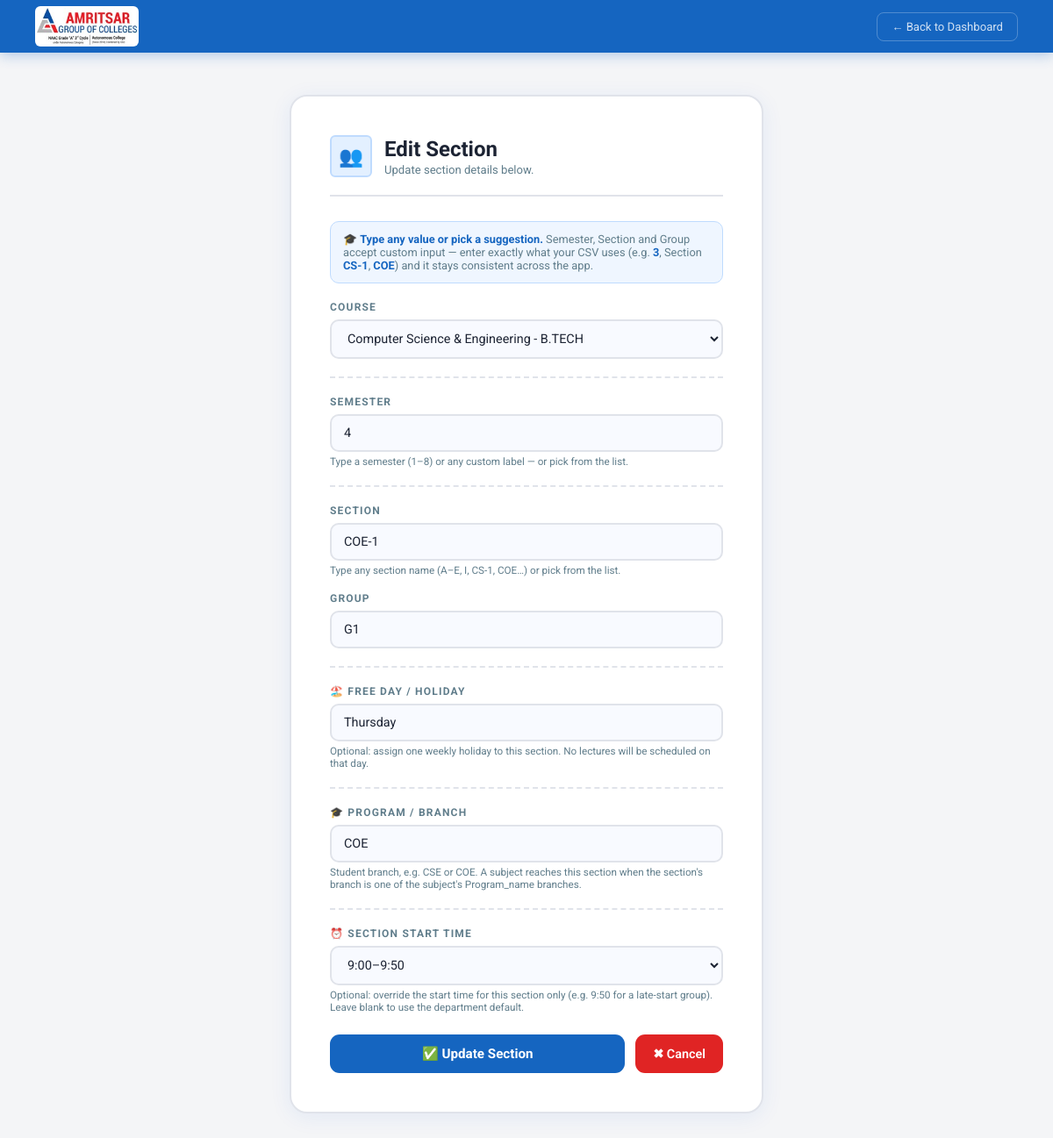
/edit-section/888/ (signed in), run on the app's committed database.
### scheduler/models.py (models this page shows, shortened)
class Section(models.Model):
    YEAR_CHOICES = (
        ('1', 'Semester 1'), ('2', 'Semester 2'), ('3', 'Semester 3'), ('4', 'Semester 4'),
        ('5', 'Semester 5'), ('6', 'Semester 6'), ('7', 'Semester 7'), ('8', 'Semester 8'),
        ('CUSTOM', 'Custom'),
    )
    SECTION_CHOICES = (
        ('A', 'Section A'), ('B', 'Section B'), ('C', 'Section C'),
        ('D', 'Section D'), ('E', 'Section E'), ('CUSTOM', 'Custom Section'),
    )
    GROUP_CHOICES = (('G1', 'Group 1'), ('G2', 'Group 2'), ('G3', 'Group 3'), ('G4', 'Group 4'),)
    course = models.ForeignKey(Course, on_delete=models.CASCADE, related_name='sections')
    year = models.CharField(max_length=10, choices=YEAR_CHOICES)
    custom_year = models.CharField(max_length=50, blank=True, default='')
    section_name = models.CharField(max_length=20, choices=SECTION_CHOICES, default='A')
    custom_section_name = models.CharField(max_length=50, blank=True, default='')
    program = models.CharField(max_length=30, blank=True, default='')
    group = models.CharField(max_length=10, choices=GROUP_CHOICES)
    fixed_room = models.ForeignKey(
        Room, on_delete=models.SET_NULL, null=True, blank=True,
        related_name='fixed_sections',
        help_text='If set, theory lectures always use this room.')
    free_day = models.CharField(
        max_length=10, blank=True, default='',
        choices=[('', 'None')] + DAY_CHOICES,
        help_text='Weekly holiday for this section (e.g. Wednesday). No lectures scheduled on this day.'
    )
    section_start_slot = models.IntegerField(
        null=True, blank=True,
        choices=SLOT_CHOICES,
        help_text='Override start time for this section (leave blank to use department default).'
    )
    class_count = models.IntegerField(
        default=0,
        help_text='Number of students. Used to auto-select a room with sufficient capacity when no fixed room is set.'
    )
    def get_effective_section_name(self):
        if self.section_name == 'CUSTOM' and self.custom_section_name:
            return self.custom_section_name
        if self.section_name == 'CUSTOM':
            return 'Custom'
        return self.section_name
    class Meta:
        unique_together = ('course', 'year', 'section_name', 'group', 'custom_year', 'custom_section_name')

### scheduler/views.py (the view, shortened to what this page needs)
# urls.py: path('edit-section/<int:section_id>/', views.edit_section, name='edit_section'),
def edit_section(request, section_id):
    section = get_object_or_404(Section, id=section_id)
    guard = _dept_guard(request, section)
    if guard: return guard
    form = SectionForm(request.POST or None, instance=section)
    _scope_form_to_dept(request, form)
    return render(request, 'section_form.html', {'form': form, 'title': 'Edit Section', 'icon': '👥', 'edit': True})

### scheduler/accounts.py (called while the page is built, shortened)
def current_role(request):
    return request.session.get('role')

def current_display_name(request):
    return request.session.get('display_name', '')

def current_department_id(request):
    return request.session.get('department_id')

def object_department_id(obj):
    from .models import (Department, DepartmentSettings, Course, Room, Section,
                         Subject, Professor, ProfessorOccupiedTime, RoomOccupiedTime)
    if isinstance(obj, Department):
        return obj.id
    if isinstance(obj, DepartmentSettings):
        return obj.department_id
    if isinstance(obj, Course):
        return obj.department_id
    if isinstance(obj, Room):
        return obj.department_id  # may be None (shared room)
    if isinstance(obj, Section):
        return obj.course.department_id

def can_access_department(request, dept_id):
    role = current_role(request)
    if role == ADMIN:
        return True
    if role == DEPT_ADMIN:
        return dept_id is None or dept_id == current_department_id(request)
    return False

def can_access_object(request, obj):
    from .models import Professor
    return can_access_department(request, object_department_id(obj))

def auth_context(request):
    role = current_role(request)
    dept_name = ''
    dept_id = current_department_id(request)
    if dept_id:
        from .models import Department
        d = Department.objects.filter(id=dept_id).first()
        dept_name = d.name if d else ''
    return {
        'auth_role': role,
        'auth_display_name': current_display_name(request),
        'auth_is_admin': role == ADMIN,
        'auth_is_dept_admin': role == DEPT_ADMIN,
        'auth_is_staff': role in STAFF_ROLES,
        'auth_department_name': dept_name,
    }

### scheduler/forms.py (called while the page is built)
    def set_suggestions(self, suggestions):
        self.suggestions = [s for s in (suggestions or []) if s not in (None, '')]

    def render(self, name, value, attrs=None, renderer=None):
        attrs = dict(attrs or {})
        list_id = attrs.get('list') or f'dl_{name}'
        attrs['list'] = list_id
        attrs.setdefault('autocomplete', 'off')
        field_html = super().render(name, value, attrs, renderer)
        options = format_html_join(
            '', '<option value="{}"></option>',
            ((str(s),) for s in self.suggestions))
        return mark_safe(
            format_html('{}<datalist id="{}">{}</datalist>', field_html, list_id, options))

### scheduler/models.py (called while the page is built)
    def __str__(self):
        return f"{self.department.name} - {self.get_display_name()}"

### template/section_form.html (shortened to what this page needs)
<!DOCTYPE html>
<html lang="en">
<head>
</head>
<body>
<nav>
  <div class="brand">
    <img src="/static/agclogo.jpg" alt="AGC Logo">
  </div>
  <a href="/" class="back">← Back to Dashboard</a>
</nav>
<main>
  <div class="form-card">
    <div class="form-top">
      <div class="form-icon">👥</div>
      <div>
        <h1>{% if edit %}Edit Section{% else %}Add Section / Group{% endif %}</h1>
        <p>{% if edit %}Update section details below.{% else %}Add a new section/group with optional custom names.{% endif %}</p>
      </div>
    </div>
    <div class="info-box">
      🎓 <strong>Type any value or pick a suggestion.</strong> Semester, Section and Group
      accept custom input — enter exactly what your CSV uses (e.g. <strong>3</strong>,
      Section <strong>CS-1</strong>, <strong>COE</strong>) and it stays consistent across the app.
    </div>
    <form method="post">
      <div class="field">
        <label>Course</label>
        {{ form.course }}
      </div>
      <hr class="section-divider">
      <div class="field">
        <label>Semester</label>
        {{ form.year }}{{ form.custom_year }}
        <div class="help">Type a semester (1–8) or any custom label — or pick from the list.</div>
      </div>
      <hr class="section-divider">
      <div class="field">
        <label>Section</label>
        {{ form.section_name }}{{ form.custom_section_name }}
        <div class="help">Type any section name (A–E, I, CS-1, COE…) or pick from the list.</div>
      </div>
      <div class="field">
        <label>Group</label>
        {% if edit %}
          {{ form.group }}
        {% endif %}
      </div>
      <hr class="section-divider">
      <div class="field">
        <label>🏖️ Free Day / Holiday</label>
        {{ form.free_day }}
        <div class="help">Optional: assign one weekly holiday to this section. No lectures will be scheduled on that day.</div>
      </div>
      <hr class="section-divider">
      <div class="field">
        <label>🎓 Program / Branch</label>
        {{ form.program }}
        <div class="help">Student branch, e.g. CSE or COE. A subject reaches this section when the section's branch is one of the subject's Program_name branches.</div>
      </div>
      <hr class="section-divider">
      <div class="field">
        <label>⏰ Section Start Time</label>
        {{ form.section_start_slot }}
        <div class="help">Optional: override the start time for this section only (e.g. 9:50 for a late-start group). Leave blank to use the department default.</div>
      </div>
      <div class="buttons">
        <button type="submit" class="submit-btn">{% if edit %}✅ Update Section{% else %}✅ Save Section{% endif %}</button>
        <a href="/" class="cancel-btn">✖ Cancel</a>
      </div>
    </form>
  </div>
</main>
</body>
</html>

### template/section_form.html (style rules this page uses)
*,*::before,*::after { box-sizing:border-box;margin:0;padding:0 }
:root { --bg:#f4f5f7;--card:#fff;--border:#e0e3ea;--blue:#1565c0;--blue-light:#e3f0ff; --red:#e02424;--text:#1c2333;--muted:#607d8b;--green:#16a34a; }
body { font-family:'Roboto',sans-serif;background:var(--bg);color:var(--text);min-height:100vh;display:flex;flex-direction:column; }
nav { display:flex;align-items:center;justify-content:space-between;padding:0 40px; height:60px;background:var(--blue);box-shadow:0 3px 14px rgba(21,101,192,.3); }
.brand { display:flex;align-items:center;gap:12px; }
.brand img { height:46px;border-radius:6px;background:#fff;padding:2px; }
.back { font-size:.82rem;color:rgba(255,255,255,.8);text-decoration:none;padding:8px 16px; border-radius:8px;border:1px solid rgba(255,255,255,.25);transition:all .2s; }
main { flex:1;display:flex;align-items:center;justify-content:center;padding:48px 24px; }
.form-card { background:var(--card);border:2px solid var(--border);border-radius:20px; padding:44px;width:100%;max-width:540px;box-shadow:0 4px 24px rgba(26,86,219,.08); animation:pop .45s ease both; }
.form-top { display:flex;align-items:center;gap:14px;margin-bottom:28px; padding-bottom:20px;border-bottom:2px solid var(--border); }
.form-icon { width:48px;height:48px;background:var(--blue-light);border:2px solid #bfdbfe; border-radius:6px;display:flex;align-items:center;justify-content:center;font-size:1.4rem;flex-shrink:0; }
.form-top h1 { font-family:'Roboto',sans-serif;font-size:1.5rem;font-weight:700;color:var(--text); }
.form-top p { font-size:.82rem;color:var(--muted);margin-top:2px; }
.field { margin-bottom:18px; }
.field label { display:block;font-size:.75rem;font-weight:700;text-transform:uppercase; letter-spacing:.1em;color:var(--muted);margin-bottom:7px; }
.field input,.field select { width:100%;padding:11px 14px;background:#f8faff; border:2px solid var(--border);border-radius:10px;color:var(--text);font-size:.9rem; font-family:'Roboto',sans-serif;outline:none;transition:border-color .2s,box-shadow .2s; }
.field .help { font-size:.73rem;color:var(--muted);margin-top:4px; }
.section-divider { border:none;border-top:2px dashed var(--border);margin:20px 0; }
.info-box { background:#eff6ff;border:1.5px solid #bfdbfe;border-radius:10px;padding:12px 14px; font-size:.8rem;color:var(--muted);margin-bottom:20px; }
.info-box strong { color:var(--blue); }
.buttons { display:flex;gap:12px;margin-top:24px; }
.submit-btn { flex:1;padding:13px;background:var(--blue);color:#fff;border:none; border-radius:11px;font-family:'Roboto',sans-serif;font-size:.95rem;font-weight:700; cursor:pointer;transition:all .2s; }
.cancel-btn { padding:13px 20px;background:var(--red);color:#fff;border:none; border-radius:11px;font-size:.9rem;font-weight:600;cursor:pointer;text-decoration:none; display:inline-flex;align-items:center;transition:all .2s; }

### data on the page
Section: course "Computer Science & Engineering - B.TECH", year "4", section_name "COE-1", group "G1", free_day "Thursday", program "COE", section_start_slot "9:00–9:50"
